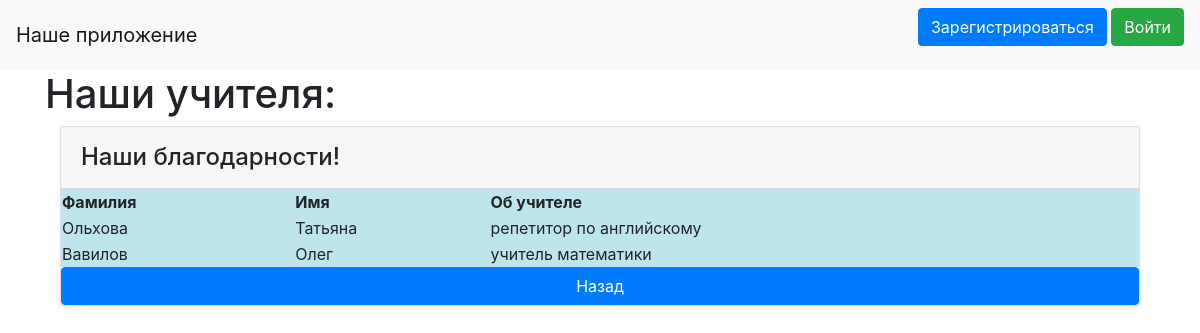
Before: /teachers with the older database file.
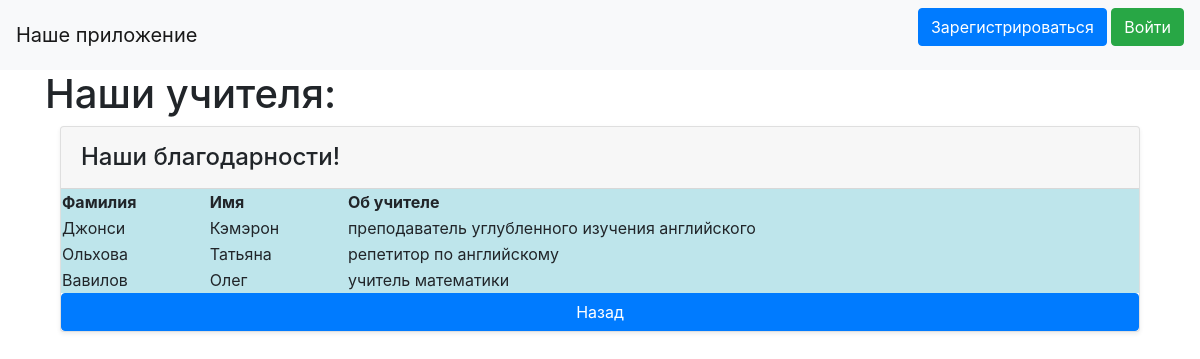
After: the same page with the newer database file.
### data/users.py (models this page shows, shortened)
class User(SqlAlchemyBase, UserMixin):
    __tablename__ = 'users'
    id = sqlalchemy.Column(sqlalchemy.Integer,
                           primary_key=True, autoincrement=True)
    role = sqlalchemy.Column(sqlalchemy.String, nullable=False)
    surname = sqlalchemy.Column(sqlalchemy.String, nullable=False)
    name = sqlalchemy.Column(sqlalchemy.String, nullable=False)
    age = sqlalchemy.Column(sqlalchemy.Integer, nullable=True)
    phone = sqlalchemy.Column(sqlalchemy.String, nullable=True)
    email = sqlalchemy.Column(sqlalchemy.String,
                              index=True, unique=True, nullable=False)
    about_me = sqlalchemy.Column(sqlalchemy.String, nullable=True)
    hashed_password = sqlalchemy.Column(sqlalchemy.String, nullable=True)

### main.py (the view)
@app.route('/teachers')
def teachers():
    db_sess = db_session.create_session()
    teach = db_sess.query(User).filter(User.role == 'Учитель').all()
    return render_template('teachers.html', rows=teach)

### data/db_session.py (called while the page is built)
def create_session() -> Session:
    global __factory
    return __factory()

### templates/teachers.html (shortened to what this page needs)
{% extends "base.html" %}
{% block content %}
<head>
    <h1>Наши учителя:</h1>
</head>
<body>
<div class="container">
    <div class="card mb-4 rounded-3 shadow-sm">
        <div class="card-header py-3">
            <h4 class="my-0 fw-normal">Наши благодарности!</h4>
        </div>
        <table class="table-info">
            <thead>
                <tr>
                <th scope="col">Фамилия</th>
                <th scope="col">Имя</th>
                <th scope="col">Об учителе</th>
                </tr>
            </thead>
            <tbody>
                {% for item in rows %}
                <tr>
                    <td>{{item["surname"]}}</td>
                    <td>{{item["name"]}}</td>
                    <td>{{item["about_me"]}}</td>
                </tr>
                {% endfor %}
        </table>
</body>
<a class="btn btn-primary" href="/" role="button">Назад</a>
{% endblock %}

Changed rows visible on the page:
added User: surname "Джонси", name "Кэмэрон", about_me "преподаватель углубленного изучения английского"
